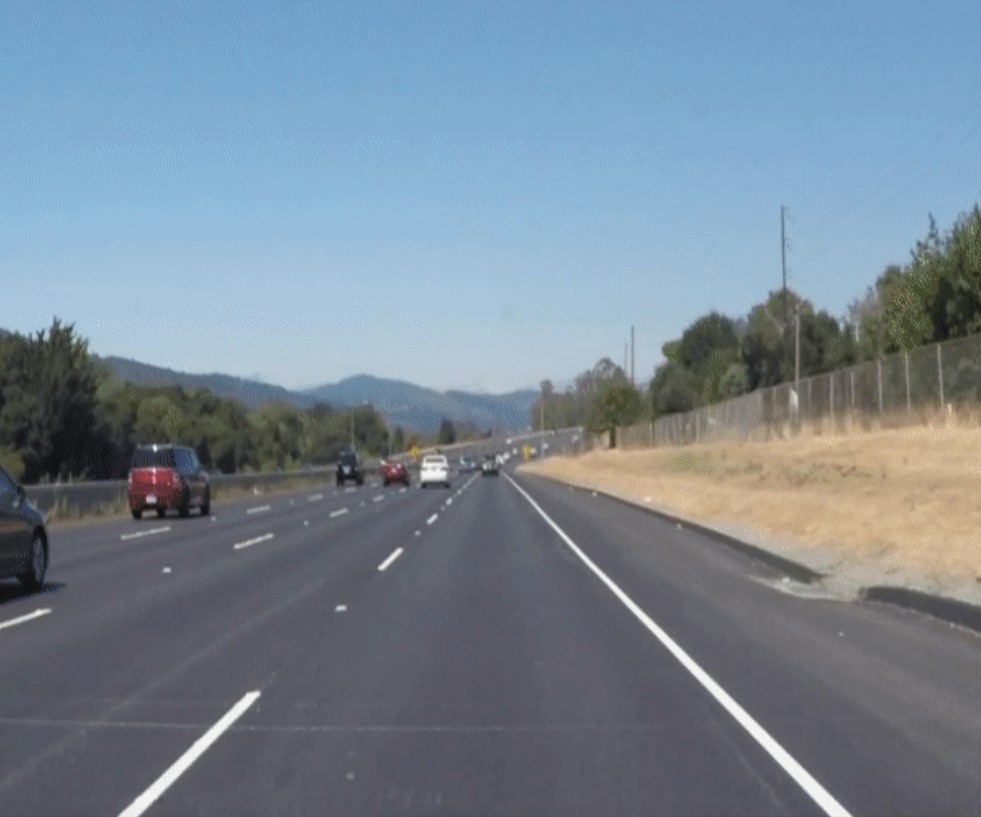
#> input picture media/images/roadlane.jpg, 981 x 817 px
$ python roadlane-detection.py
#> lines starting #> are read from the running program, lines starting #| are printed output that depends on the picture; after the words box and inside, x2 and y2 are one past the last pixel; in counts of white or black regions, pixels touching at a corner belong together
# Part I - Lane detection for Img file

import cv2
import numpy as np

img = cv2.imread('../../media/images/roadlane.jpg')
#> img is the input picture: shape (817, 981, 3); mean B, G, R 148.7, 135, 119.8
gray = cv2.cvtColor(img, cv2.COLOR_BGR2GRAY)
edges = cv2.Canny(gray, 50, 150, apertureSize=3)
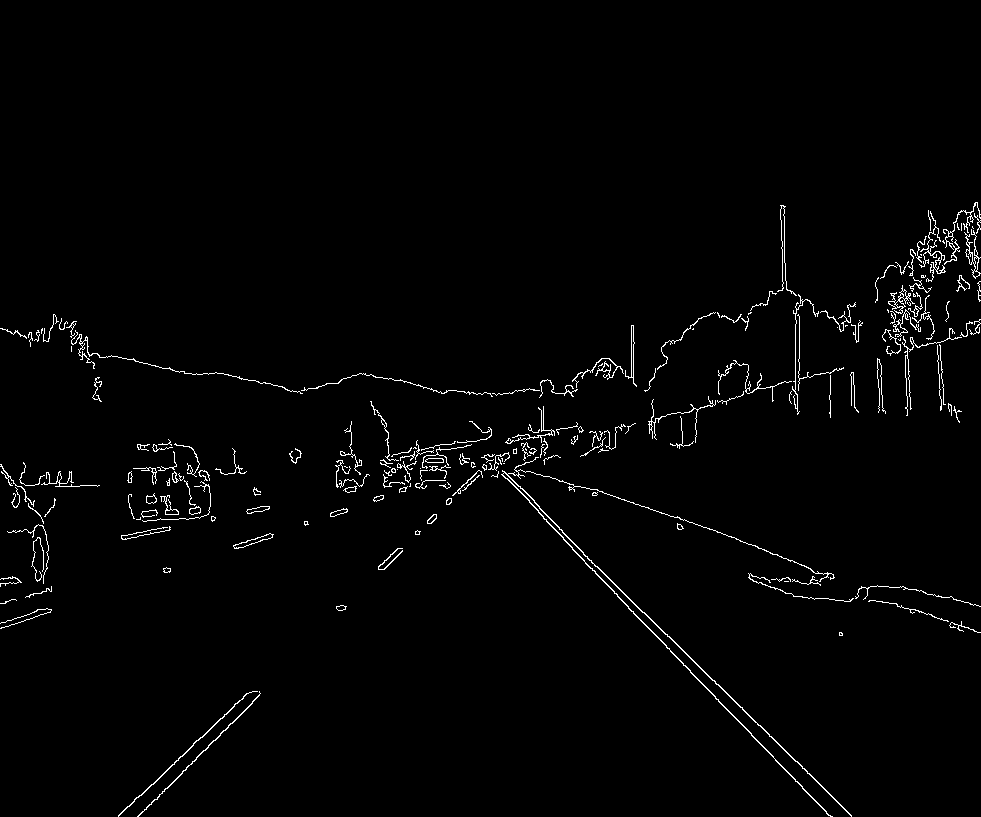
#> edges: shape (817, 981); 1.6% white in thin lines or dots, all inside (x1, y1, x2, y2) = (0, 202, 981, 817)
# cv2.imshow('edges', edges)

lines = cv2.HoughLinesP(image=edges, rho=1, theta=np.pi/180, threshold=100, minLineLength=100, maxLineGap=10)
#> lines = [[572, 549, 830, 816], [680, 648, 824, 788], [138, 816, 259, 695], [579, 549, 694, 661], [749, 716, 851, 815], [711, 403, 814, 374], [594, 489, 736, 538]]
for line in lines:
    x1,y1,x2,y2 = line[0]
    cv2.line(img, (x1,y1), (x2,y2), (0,255,0), 10)
#> this loop made 7 passes
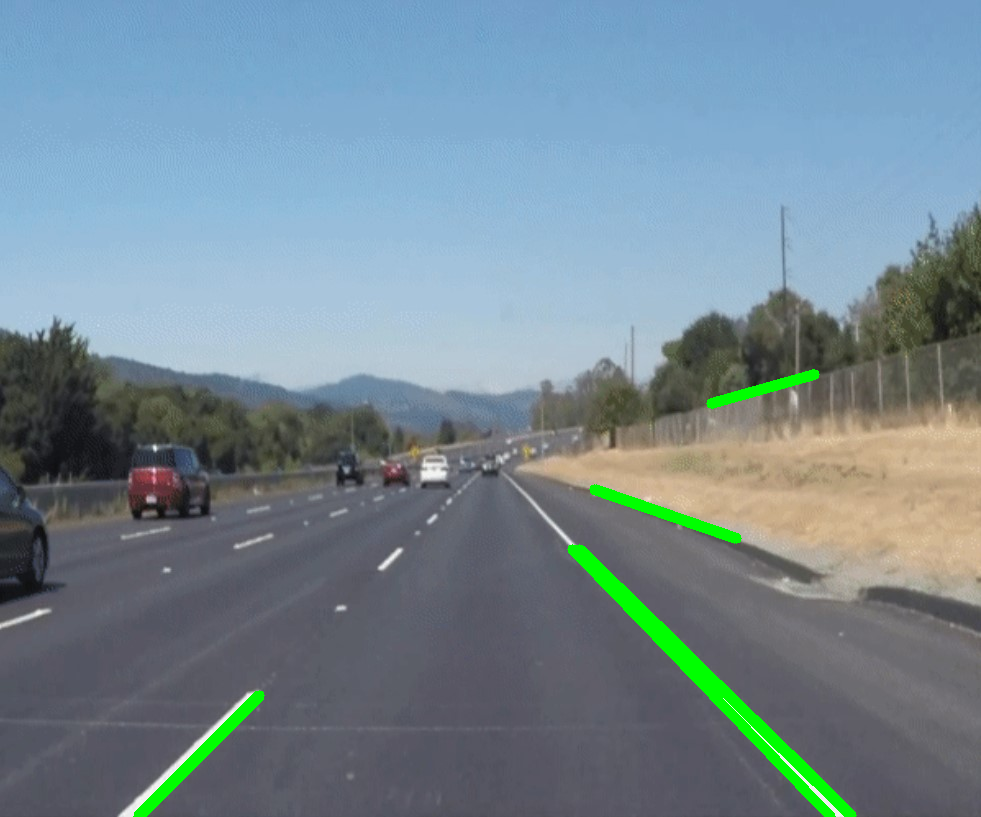
#> img: shape (817, 981, 3); 1.59% of pixels changed, all inside (x1, y1, x2, y2) = (133, 369, 857, 817)

cv2.imshow('image', img)
k = cv2.waitKey(0)
#> (key q is pressed here)
cv2.destroyAllWindows()


# Part II - Cropping the Img file as per the road lane
import matplotlib.pylab as plt
import cv2
import numpy as np

image = cv2.imread('../../media/images/roadlane.jpg')
image = cv2.cvtColor(image, cv2.COLOR_BGR2RGB)

# print(image.shape)
height = image.shape[0]
#> height = 817
width = image.shape[1]
#> width = 981

region_of_interest_vertices = [
    (0, height),
    (width/2, height/2),
    (width, height)
]
#> region_of_interest_vertices = [(0, 817), (490.5, 408.5), (981, 817)]

def region_of_interest(img, vertices):
    mask = np.zeros_like(img)
    channel_count = img.shape[2]
    match_mask_color = (255,) * channel_count
    cv2.fillPoly(mask, vertices, match_mask_color)
    masked_image = cv2.bitwise_and(img, mask)
    return masked_image

cropped_image = region_of_interest(image,
                np.array([region_of_interest_vertices], np.int32),)
#> in region_of_interest, `cv2.fillPoly(mask, vertices, match_mask_color)`: mask: shape (817, 981, 3); 25% white; 1 white region, box (x1, y1, x2, y2) and area: (1, 408, 981, 817) 200696

# plt.imshow(image)
plt.imshow(cropped_image)
plt.show()


# Part III - Modified Lane detection for Img file
import matplotlib.pylab as plt
import cv2
import numpy as np

def region_of_interest(img, vertices):
    mask = np.zeros_like(img)
    #channel_count = img.shape[2]
    match_mask_color = 255
    cv2.fillPoly(mask, vertices, match_mask_color)
    masked_image = cv2.bitwise_and(img, mask)
    return masked_image

def drow_the_lines(img, lines):
    img = np.copy(img)
    blank_image = np.zeros((img.shape[0], img.shape[1], 3), dtype=np.uint8)

    for line in lines:
        for x1, y1, x2, y2 in line:
            cv2.line(blank_image, (x1,y1), (x2,y2), (0, 255, 0), thickness=10)

    img = cv2.addWeighted(img, 0.8, blank_image, 1, 0.0)
    return img

image = cv2.imread('../../media/images/roadlane.jpg')
image = cv2.cvtColor(image, cv2.COLOR_BGR2RGB)
print(image.shape)
#| (817, 981, 3)
height = image.shape[0]
width = image.shape[1]
region_of_interest_vertices = [
    (0, height),
    (width/2, height/2),
    (width, height)
]
gray_image = cv2.cvtColor(image, cv2.COLOR_RGB2GRAY)
canny_image = cv2.Canny(gray_image, 100, 200)
cropped_image = region_of_interest(canny_image,
                np.array([region_of_interest_vertices], np.int32),)
#> in region_of_interest, `masked_image = cv2.bitwise_and(img, mask)`: masked_image: shape (817, 981); 0.32% white in thin lines or dots, all inside (x1, y1, x2, y2) = (118, 438, 852, 817)
lines = cv2.HoughLinesP(cropped_image,
                        rho=6,
                        theta=np.pi/180,
                        threshold=160,
                        lines=np.array([]),
                        minLineLength=40,
                        maxLineGap=25)
#> lines = 15 rows, first 6: [694, 662, 839, 803], [494, 464, 646, 626], [617, 594, 700, 682], [118, 816, 246, 693], [384, 569, 513, 440], [681, 661, 718, 701]
image_with_lines = drow_the_lines(image, lines)
#> the loop in drow_the_lines, `for line in lines:` made 15 passes
#> line on passes 1 to 12: [[694, 662, 839, 803]], [[494, 464, 646, 626]], [[617, 594, 700, 682]], [[118, 816, 246, 693]], [[384, 569, 513, 440]], [[681, 661, 718, 701]], [[495, 461, 615, 585]], [[138, 816, 259, 695]], [[379, 569, 497, 455]], [[659, 638, 831, 816]], [[577, 547, 742, 707]], [[141, 795, 247, 693]]
plt.imshow(image_with_lines)
plt.show()


# Part IV - Lane detection for Video file

import matplotlib.pylab as plt
import cv2
import numpy as np

def region_of_interest(img, vertices):
    mask = np.zeros_like(img)
    #channel_count = img.shape[2]
    match_mask_color = 255
    cv2.fillPoly(mask, vertices, match_mask_color)
    masked_image = cv2.bitwise_and(img, mask)
    return masked_image

def drow_the_lines(img, lines):
    img = np.copy(img)
    blank_image = np.zeros((img.shape[0], img.shape[1], 3), dtype=np.uint8)

    for line in lines:
        for x1, y1, x2, y2 in line:
            cv2.line(blank_image, (x1,y1), (x2,y2), (0, 255, 0), thickness=10)

    img = cv2.addWeighted(img, 0.8, blank_image, 1, 0.0)
    return img

# = cv2.imread('road.jpg')
#image = cv2.cvtColor(image, cv2.COLOR_BGR2RGB)
def process(image):
    print(image.shape)
    height = image.shape[0]
    width = image.shape[1]
    region_of_interest_vertices = [
        (0, height),
        (width/2, height/2),
        (width, height)
    ]
    gray_image = cv2.cvtColor(image, cv2.COLOR_RGB2GRAY)
    canny_image = cv2.Canny(gray_image, 100, 120)
    cropped_image = region_of_interest(canny_image,
                    np.array([region_of_interest_vertices], np.int32),)
    lines = cv2.HoughLinesP(cropped_image,
                            rho=2,
                            theta=np.pi/180,
                            threshold=50,
                            lines=np.array([]),
                            minLineLength=40,
                            maxLineGap=100)
    image_with_lines = drow_the_lines(image, lines)
    return image_with_lines

# cap = cv2.VideoCapture(0) # For Live Capture
cap = cv2.VideoCapture('../../media/videos/detection.mp4')


while cap.isOpened():
    ret, frame = cap.read()
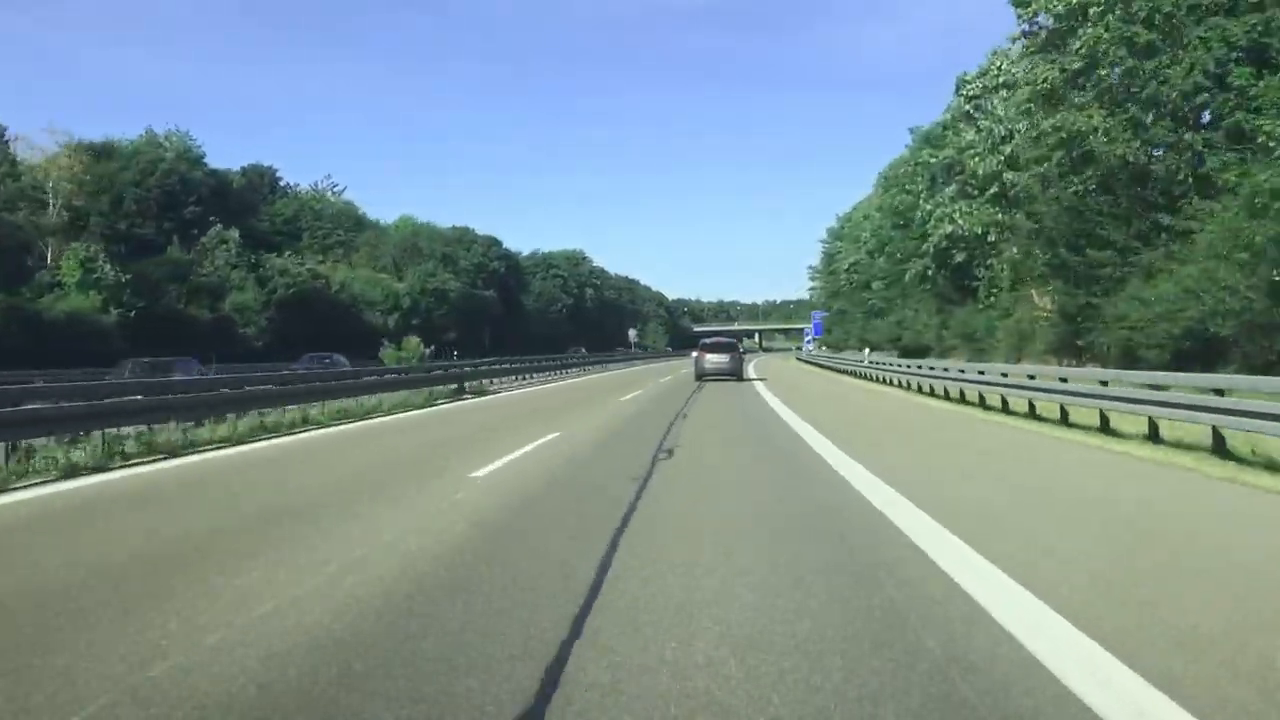
#> input picture frame 39 of media/videos/detection.mp4, 1280 x 720 px
#> frame is the input picture: shape (720, 1280, 3); mean B, G, R 138.1, 138.9, 118.2
    frame = process(frame)
#| (720, 1280, 3)
#> in process, `canny_image = cv2.Canny(gray_image, 100, 120)`: canny_image: shape (720, 1280); 4.6% white in thin lines or dots
#> in region_of_interest, `cv2.fillPoly(mask, vertices, match_mask_color)`: mask: shape (720, 1280); 25% white; 1 white region, box (x1, y1, x2, y2) and area: (1, 360, 1280, 720) 230680
#> in region_of_interest, `masked_image = cv2.bitwise_and(img, mask)`:
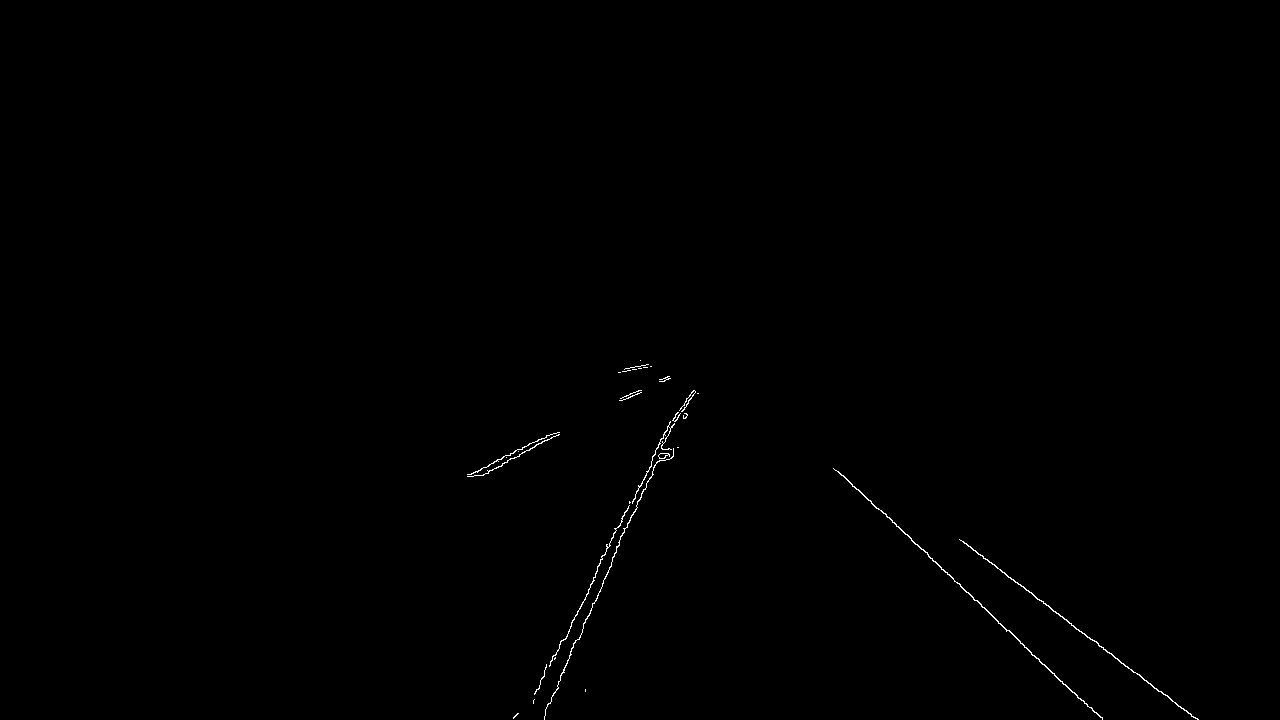
#> masked_image: shape (720, 1280); 0.25% white in thin lines or dots, all inside (x1, y1, x2, y2) = (467, 360, 1199, 720)
#> in process, `lines = cv2.HoughLinesP(cropped_image, rho=2, theta=np.pi/180, thresho..`: lines = 15 rows, first 6: [959, 539, 1197, 719], [838, 471, 1102, 718], [544, 716, 682, 406], [545, 710, 679, 410], [533, 701, 669, 422], [566, 638, 676, 413]
#> the loop in drow_the_lines, `for line in lines:` made 15 passes
#> line on passes 1 to 12: [[959, 539, 1197, 719]], [[838, 471, 1102, 718]], [[544, 716, 682, 406]], [[545, 710, 679, 410]], [[533, 701, 669, 422]], [[566, 638, 676, 413]], [[468, 474, 669, 376]], [[477, 475, 668, 378]], [[1006, 631, 1094, 711]], [[540, 680, 595, 576]], [[963, 541, 1167, 695]], [[540, 681, 687, 415]]
#> in drow_the_lines, `img = cv2.addWeighted(img, 0.8, blank_image, 1, 0.0)`:
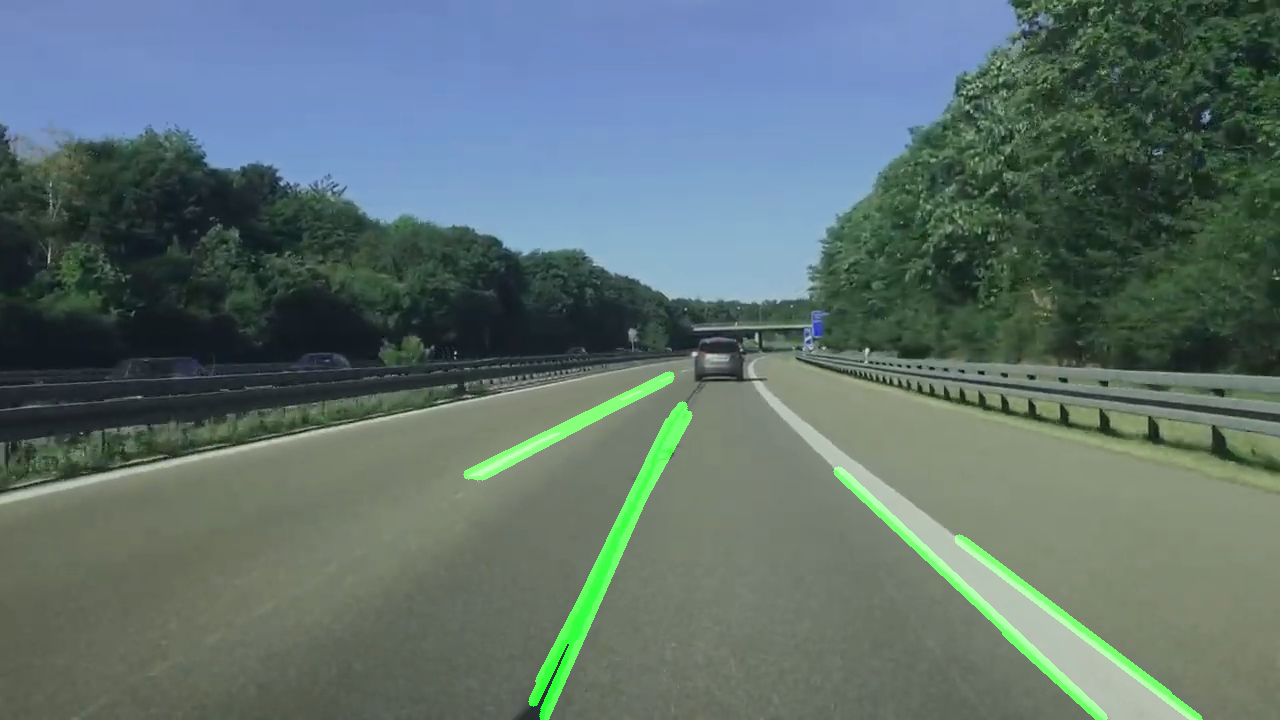
#> img: shape (720, 1280, 3); mean B, G, R 110.4, 113.6, 94.6
    cv2.imshow('frame', frame)
    if cv2.waitKey(1) & 0xFF == ord('q'):
#> (key q is pressed here)
        break

cap.release()
cv2.destroyAllWindows()
